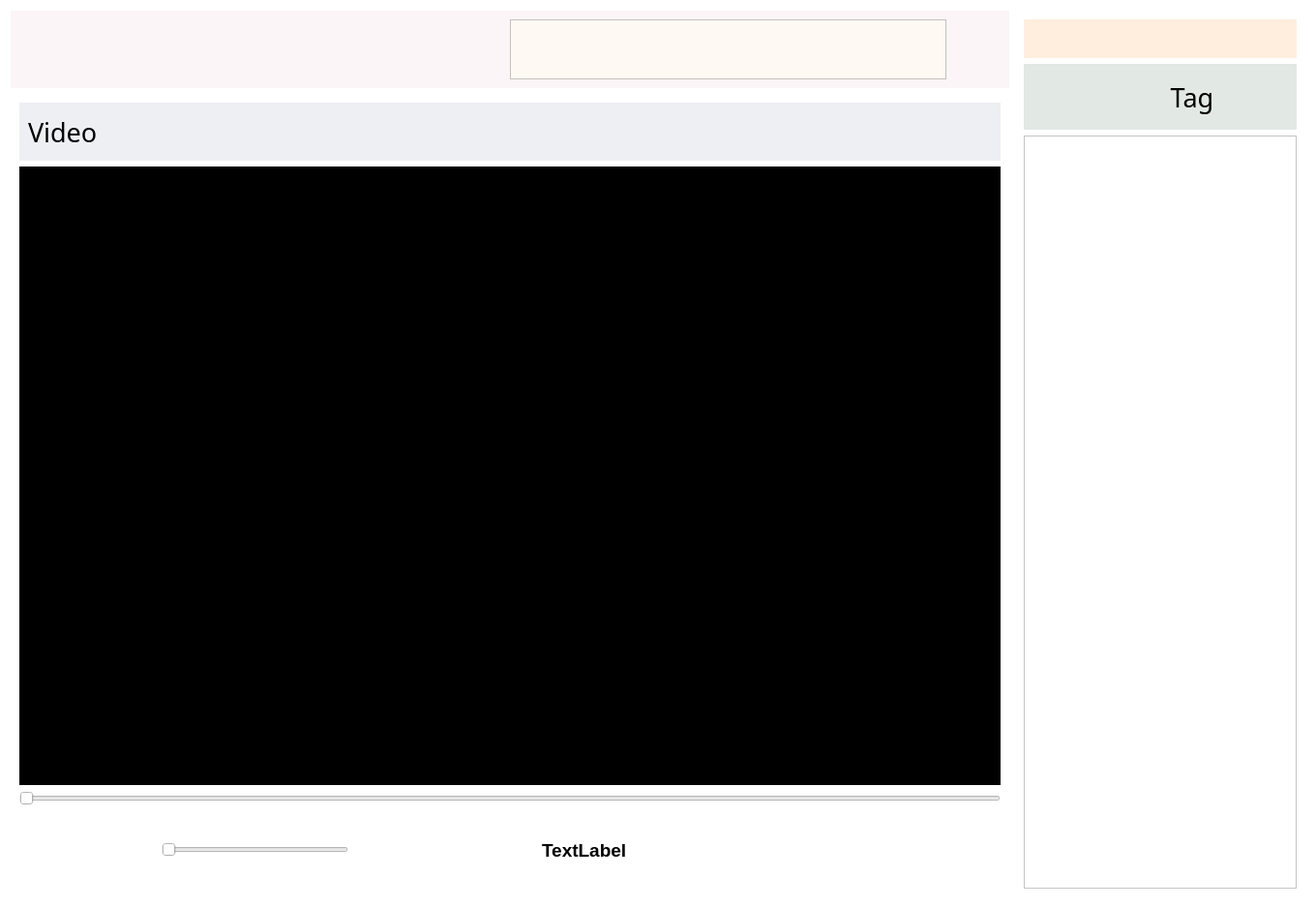
<?xml version="1.0" encoding="UTF-8"?>
<ui version="4.0">
 <class>Widget</class>
 <widget class="QWidget" name="Widget">
  <property name="geometry">
   <rect>
    <x>0</x>
    <y>0</y>
    <width>1360</width>
    <height>938</height>
   </rect>
  </property>
  <property name="minimumSize">
   <size>
    <width>800</width>
    <height>600</height>
   </size>
  </property>
  <property name="focusPolicy">
   <enum>Qt::StrongFocus</enum>
  </property>
  <property name="windowTitle">
   <string>Widget</string>
  </property>
  <property name="styleSheet">
   <string notr="true">background-color: rgb(255, 255, 255);
</string>
  </property>
  <layout class="QGridLayout" name="gridLayout_3">
   <item row="0" column="0">
    <layout class="QVBoxLayout" name="verticalLayout_2">
     <item>
      <widget class="QWidget" name="topwidget" native="true">
       <property name="maximumSize">
        <size>
         <width>16777215</width>
         <height>80</height>
        </size>
       </property>
       <property name="styleSheet">
        <string notr="true">background-color: rgb(251, 245, 247);
border-color: rgb(0, 0, 0);</string>
       </property>
       <layout class="QHBoxLayout" name="horizontalLayout_4">
        <item>
         <widget class="QPushButton" name="menu">
          <property name="minimumSize">
           <size>
            <width>50</width>
            <height>50</height>
           </size>
          </property>
          <property name="focusPolicy">
           <enum>Qt::NoFocus</enum>
          </property>
          <property name="text">
           <string/>
          </property>
          <property name="icon">
           <iconset resource="resource.qrc">
            <normaloff>:/icon/logo.png</normaloff>:/icon/logo.png</iconset>
          </property>
          <property name="iconSize">
           <size>
            <width>50</width>
            <height>50</height>
           </size>
          </property>
          <property name="flat">
           <bool>true</bool>
          </property>
         </widget>
        </item>
        <item>
         <spacer name="horizontalSpacer_3">
          <property name="orientation">
           <enum>Qt::Horizontal</enum>
          </property>
          <property name="sizeHint" stdset="0">
           <size>
            <width>40</width>
            <height>20</height>
           </size>
          </property>
         </spacer>
        </item>
        <item>
         <widget class="QTextEdit" name="textEdit">
          <property name="focusPolicy">
           <enum>Qt::StrongFocus</enum>
          </property>
          <property name="styleSheet">
           <string notr="true">background-color: rgb(254, 249, 243);</string>
          </property>
         </widget>
        </item>
        <item>
         <widget class="QPushButton" name="search">
          <property name="minimumSize">
           <size>
            <width>50</width>
            <height>50</height>
           </size>
          </property>
          <property name="focusPolicy">
           <enum>Qt::NoFocus</enum>
          </property>
          <property name="text">
           <string/>
          </property>
          <property name="icon">
           <iconset resource="resource.qrc">
            <normaloff>:/icon/search.png</normaloff>:/icon/search.png</iconset>
          </property>
          <property name="iconSize">
           <size>
            <width>50</width>
            <height>50</height>
           </size>
          </property>
          <property name="flat">
           <bool>true</bool>
          </property>
         </widget>
        </item>
       </layout>
      </widget>
     </item>
     <item>
      <widget class="QWidget" name="playwidget" native="true">
       <property name="minimumSize">
        <size>
         <width>100</width>
         <height>100</height>
        </size>
       </property>
       <property name="styleSheet">
        <string notr="true">background-color: rgb(255, 255, 255);</string>
       </property>
       <layout class="QGridLayout" name="gridLayout">
        <item row="0" column="0">
         <widget class="QWidget" name="widget" native="true">
          <property name="maximumSize">
           <size>
            <width>16777215</width>
            <height>60</height>
           </size>
          </property>
          <property name="styleSheet">
           <string notr="true">background-color: rgb(238, 239, 243);</string>
          </property>
          <layout class="QHBoxLayout" name="horizontalLayout_3">
           <item>
            <widget class="QLabel" name="videoname">
             <property name="font">
              <font>
               <family>Bahnschrift Light</family>
               <pointsize>20</pointsize>
              </font>
             </property>
             <property name="text">
              <string>Video</string>
             </property>
            </widget>
           </item>
           <item>
            <spacer name="horizontalSpacer">
             <property name="orientation">
              <enum>Qt::Horizontal</enum>
             </property>
             <property name="sizeHint" stdset="0">
              <size>
               <width>40</width>
               <height>20</height>
              </size>
             </property>
            </spacer>
           </item>
           <item>
            <widget class="QPushButton" name="upload">
             <property name="focusPolicy">
              <enum>Qt::NoFocus</enum>
             </property>
             <property name="text">
              <string/>
             </property>
             <property name="icon">
              <iconset resource="resource.qrc">
               <normaloff>:/icon/upload.png</normaloff>:/icon/upload.png</iconset>
             </property>
             <property name="iconSize">
              <size>
               <width>40</width>
               <height>40</height>
              </size>
             </property>
             <property name="flat">
              <bool>true</bool>
             </property>
            </widget>
           </item>
           <item>
            <widget class="QPushButton" name="share">
             <property name="minimumSize">
              <size>
               <width>40</width>
               <height>40</height>
              </size>
             </property>
             <property name="maximumSize">
              <size>
               <width>40</width>
               <height>40</height>
              </size>
             </property>
             <property name="focusPolicy">
              <enum>Qt::NoFocus</enum>
             </property>
             <property name="text">
              <string/>
             </property>
             <property name="icon">
              <iconset resource="resource.qrc">
               <normaloff>:/icon/share.png</normaloff>:/icon/share.png</iconset>
             </property>
             <property name="iconSize">
              <size>
               <width>40</width>
               <height>40</height>
              </size>
             </property>
             <property name="flat">
              <bool>true</bool>
             </property>
            </widget>
           </item>
          </layout>
         </widget>
        </item>
        <item row="1" column="0">
         <widget class="VideoWidget" name="videoWidget" native="true">
          <property name="minimumSize">
           <size>
            <width>100</width>
            <height>100</height>
           </size>
          </property>
          <property name="focusPolicy">
           <enum>Qt::NoFocus</enum>
          </property>
          <property name="styleSheet">
           <string notr="true">background-color: rgb(0, 0, 0);</string>
          </property>
         </widget>
        </item>
        <item row="2" column="0">
         <widget class="QSlider" name="playerslider">
          <property name="focusPolicy">
           <enum>Qt::NoFocus</enum>
          </property>
          <property name="orientation">
           <enum>Qt::Horizontal</enum>
          </property>
         </widget>
        </item>
        <item row="3" column="0">
         <widget class="QWidget" name="bottomwidget" native="true">
          <property name="maximumSize">
           <size>
            <width>16777215</width>
            <height>80</height>
           </size>
          </property>
          <property name="styleSheet">
           <string notr="true">background-color: rgb(255, 255, 255);</string>
          </property>
          <layout class="QHBoxLayout" name="horizontalLayout">
           <item>
            <widget class="QPushButton" name="pause">
             <property name="maximumSize">
              <size>
               <width>100</width>
               <height>50</height>
              </size>
             </property>
             <property name="focusPolicy">
              <enum>Qt::NoFocus</enum>
             </property>
             <property name="text">
              <string/>
             </property>
             <property name="icon">
              <iconset resource="resource.qrc">
               <normaloff>:/icon/pause.png</normaloff>:/icon/pause.png</iconset>
             </property>
             <property name="iconSize">
              <size>
               <width>50</width>
               <height>50</height>
              </size>
             </property>
             <property name="flat">
              <bool>true</bool>
             </property>
            </widget>
           </item>
           <item>
            <widget class="QPushButton" name="next">
             <property name="maximumSize">
              <size>
               <width>100</width>
               <height>50</height>
              </size>
             </property>
             <property name="focusPolicy">
              <enum>Qt::NoFocus</enum>
             </property>
             <property name="text">
              <string/>
             </property>
             <property name="icon">
              <iconset resource="resource.qrc">
               <normaloff>:/icon/next.png</normaloff>:/icon/next.png</iconset>
             </property>
             <property name="iconSize">
              <size>
               <width>50</width>
               <height>50</height>
              </size>
             </property>
             <property name="flat">
              <bool>true</bool>
             </property>
            </widget>
           </item>
           <item>
            <widget class="QPushButton" name="mute">
             <property name="maximumSize">
              <size>
               <width>100</width>
               <height>50</height>
              </size>
             </property>
             <property name="focusPolicy">
              <enum>Qt::NoFocus</enum>
             </property>
             <property name="text">
              <string/>
             </property>
             <property name="icon">
              <iconset resource="resource.qrc">
               <normaloff>:/icon/volumeHigh.png</normaloff>:/icon/volumeHigh.png</iconset>
             </property>
             <property name="iconSize">
              <size>
               <width>50</width>
               <height>50</height>
              </size>
             </property>
             <property name="flat">
              <bool>true</bool>
             </property>
            </widget>
           </item>
           <item>
            <widget class="QSlider" name="volumeslider">
             <property name="focusPolicy">
              <enum>Qt::NoFocus</enum>
             </property>
             <property name="orientation">
              <enum>Qt::Horizontal</enum>
             </property>
            </widget>
           </item>
           <item>
            <spacer name="horizontalSpacer_2">
             <property name="orientation">
              <enum>Qt::Horizontal</enum>
             </property>
             <property name="sizeHint" stdset="0">
              <size>
               <width>40</width>
               <height>20</height>
              </size>
             </property>
            </spacer>
           </item>
           <item>
            <widget class="QLabel" name="time">
             <property name="font">
              <font>
               <family>Arial</family>
               <pointsize>14</pointsize>
               <bold>true</bold>
              </font>
             </property>
             <property name="text">
              <string>TextLabel</string>
             </property>
            </widget>
           </item>
           <item>
            <spacer name="horizontalSpacer_5">
             <property name="orientation">
              <enum>Qt::Horizontal</enum>
             </property>
             <property name="sizeHint" stdset="0">
              <size>
               <width>40</width>
               <height>20</height>
              </size>
             </property>
            </spacer>
           </item>
           <item>
            <widget class="QPushButton" name="backward">
             <property name="maximumSize">
              <size>
               <width>100</width>
               <height>50</height>
              </size>
             </property>
             <property name="focusPolicy">
              <enum>Qt::NoFocus</enum>
             </property>
             <property name="text">
              <string/>
             </property>
             <property name="icon">
              <iconset resource="resource.qrc">
               <normaloff>:/icon/backward.png</normaloff>:/icon/backward.png</iconset>
             </property>
             <property name="iconSize">
              <size>
               <width>50</width>
               <height>50</height>
              </size>
             </property>
             <property name="flat">
              <bool>true</bool>
             </property>
            </widget>
           </item>
           <item>
            <widget class="QPushButton" name="forward">
             <property name="maximumSize">
              <size>
               <width>93</width>
               <height>50</height>
              </size>
             </property>
             <property name="focusPolicy">
              <enum>Qt::NoFocus</enum>
             </property>
             <property name="text">
              <string/>
             </property>
             <property name="icon">
              <iconset resource="resource.qrc">
               <normaloff>:/icon/forward.png</normaloff>:/icon/forward.png</iconset>
             </property>
             <property name="iconSize">
              <size>
               <width>50</width>
               <height>50</height>
              </size>
             </property>
             <property name="flat">
              <bool>true</bool>
             </property>
            </widget>
           </item>
           <item>
            <widget class="QPushButton" name="speed">
             <property name="maximumSize">
              <size>
               <width>100</width>
               <height>50</height>
              </size>
             </property>
             <property name="focusPolicy">
              <enum>Qt::NoFocus</enum>
             </property>
             <property name="text">
              <string/>
             </property>
             <property name="icon">
              <iconset>
               <normaloff>:/new/prefix1/icon/speed.png</normaloff>
               <normalon>:/icon/speed.png</normalon>:/new/prefix1/icon/speed.png</iconset>
             </property>
             <property name="iconSize">
              <size>
               <width>50</width>
               <height>50</height>
              </size>
             </property>
             <property name="flat">
              <bool>true</bool>
             </property>
            </widget>
           </item>
           <item>
            <widget class="QPushButton" name="fullscreen">
             <property name="maximumSize">
              <size>
               <width>100</width>
               <height>50</height>
              </size>
             </property>
             <property name="focusPolicy">
              <enum>Qt::NoFocus</enum>
             </property>
             <property name="text">
              <string/>
             </property>
             <property name="icon">
              <iconset resource="resource.qrc">
               <normaloff>:/icon/full-screen.png</normaloff>:/icon/full-screen.png</iconset>
             </property>
             <property name="iconSize">
              <size>
               <width>50</width>
               <height>50</height>
              </size>
             </property>
             <property name="flat">
              <bool>true</bool>
             </property>
            </widget>
           </item>
          </layout>
         </widget>
        </item>
       </layout>
      </widget>
     </item>
    </layout>
   </item>
   <item row="0" column="1">
    <widget class="QWidget" name="sideListwidget" native="true">
     <property name="maximumSize">
      <size>
       <width>300</width>
       <height>16777215</height>
      </size>
     </property>
     <property name="styleSheet">
      <string notr="true">background-color: rgb(255, 255, 255);</string>
     </property>
     <layout class="QVBoxLayout" name="verticalLayout">
      <item>
       <widget class="QWidget" name="widget_2" native="true">
        <property name="styleSheet">
         <string notr="true">background-color: rgb(255, 238, 222);</string>
        </property>
        <layout class="QGridLayout" name="gridLayout_4">
         <item row="0" column="0">
          <widget class="QPushButton" name="user">
           <property name="focusPolicy">
            <enum>Qt::NoFocus</enum>
           </property>
           <property name="text">
            <string/>
           </property>
           <property name="icon">
            <iconset resource="resource.qrc">
             <normaloff>:/icon/user.png</normaloff>:/icon/user.png</iconset>
           </property>
           <property name="iconSize">
            <size>
             <width>50</width>
             <height>50</height>
            </size>
           </property>
           <property name="flat">
            <bool>true</bool>
           </property>
          </widget>
         </item>
        </layout>
       </widget>
      </item>
      <item>
       <widget class="QWidget" name="widget_3" native="true">
        <property name="maximumSize">
         <size>
          <width>16777215</width>
          <height>66666</height>
         </size>
        </property>
        <property name="styleSheet">
         <string notr="true">background-color: rgb(226, 232, 228);</string>
        </property>
        <layout class="QHBoxLayout" name="horizontalLayout_2">
         <item>
          <widget class="QPushButton" name="open">
           <property name="minimumSize">
            <size>
             <width>50</width>
             <height>50</height>
            </size>
           </property>
           <property name="maximumSize">
            <size>
             <width>60</width>
             <height>50</height>
            </size>
           </property>
           <property name="focusPolicy">
            <enum>Qt::NoFocus</enum>
           </property>
           <property name="styleSheet">
            <string notr="true">background-image: url(:/211791_pause_icon.png);</string>
           </property>
           <property name="text">
            <string/>
           </property>
           <property name="icon">
            <iconset resource="resource.qrc">
             <normaloff>:/icon/folderOpen.png</normaloff>:/icon/folderOpen.png</iconset>
           </property>
           <property name="iconSize">
            <size>
             <width>50</width>
             <height>50</height>
            </size>
           </property>
           <property name="flat">
            <bool>true</bool>
           </property>
          </widget>
         </item>
         <item>
          <widget class="QPushButton" name="tag">
           <property name="minimumSize">
            <size>
             <width>100</width>
             <height>40</height>
            </size>
           </property>
           <property name="maximumSize">
            <size>
             <width>6666</width>
             <height>6666</height>
            </size>
           </property>
           <property name="font">
            <font>
             <family>Arial Rounded MT Bold</family>
             <pointsize>20</pointsize>
            </font>
           </property>
           <property name="focusPolicy">
            <enum>Qt::NoFocus</enum>
           </property>
           <property name="styleSheet">
            <string notr="true"/>
           </property>
           <property name="text">
            <string>Tag</string>
           </property>
           <property name="icon">
            <iconset resource="resource.qrc">
             <normaloff>:/icon/fenlei-copy.png</normaloff>:/icon/fenlei-copy.png</iconset>
           </property>
           <property name="iconSize">
            <size>
             <width>40</width>
             <height>40</height>
            </size>
           </property>
           <property name="flat">
            <bool>true</bool>
           </property>
          </widget>
         </item>
        </layout>
       </widget>
      </item>
      <item>
       <widget class="QScrollArea" name="scrollArea">
        <property name="focusPolicy">
         <enum>Qt::NoFocus</enum>
        </property>
        <property name="styleSheet">
         <string notr="true"/>
        </property>
        <property name="widgetResizable">
         <bool>true</bool>
        </property>
        <widget class="QWidget" name="scrollAreaWidgetContents">
         <property name="geometry">
          <rect>
           <x>0</x>
           <y>0</y>
           <width>280</width>
           <height>746</height>
          </rect>
         </property>
         <layout class="QGridLayout" name="gridLayout_2">
          <item row="0" column="0">
           <widget class="QWidget" name="buttonWidget" native="true">
            <property name="minimumSize">
             <size>
              <width>200</width>
              <height>0</height>
             </size>
            </property>
            <property name="styleSheet">
             <string notr="true">background-color: rgb(255, 255, 255);</string>
            </property>
           </widget>
          </item>
         </layout>
        </widget>
       </widget>
      </item>
     </layout>
    </widget>
   </item>
  </layout>
 </widget>
 <customwidgets>
  <customwidget>
   <class>VideoWidget</class>
   <extends>QWidget</extends>
   <header>videowidget.h</header>
  </customwidget>
 </customwidgets>
 <resources>
  <include location="resource.qrc"/>
 </resources>
 <connections/>
</ui>
